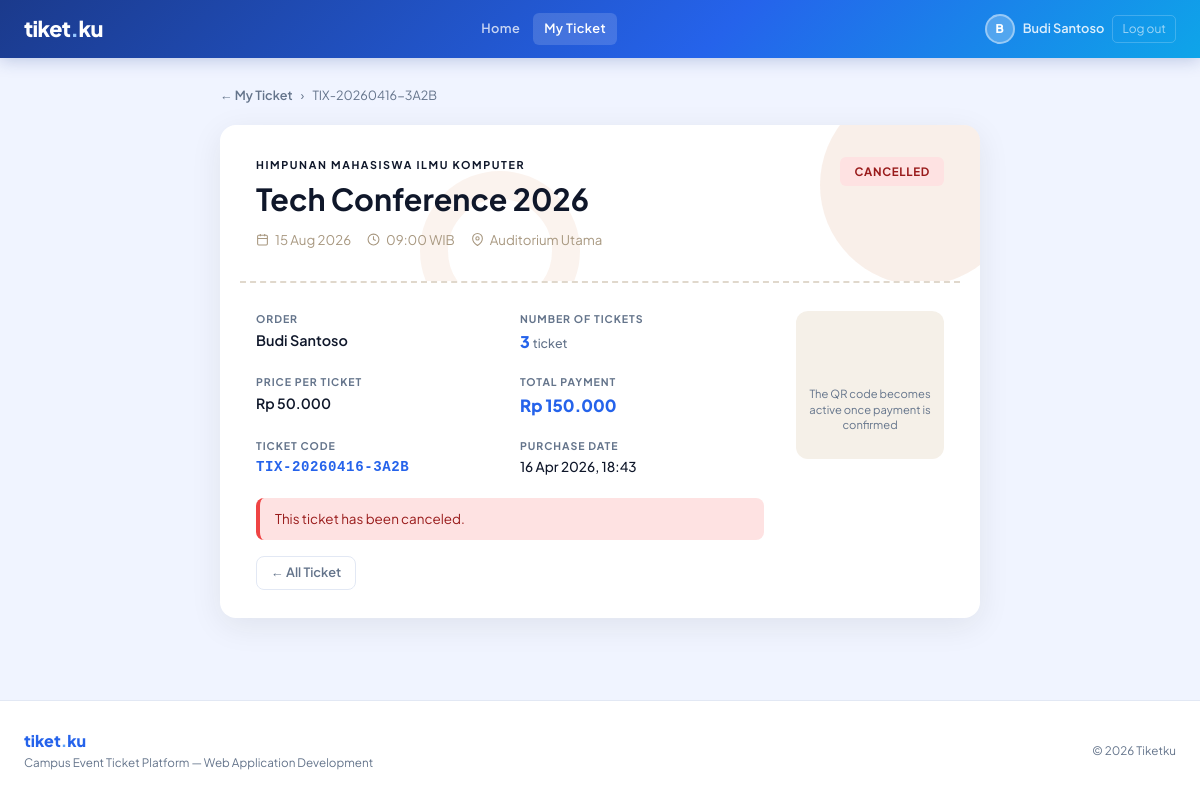
The app's page /public/index.php?controller=ticket&action=detail&id=17 (signed in) with its own data.
### tables this page shows
CREATE TABLE `tickets` (
  `id` int(11) NOT NULL,
  `ticket_code` varchar(50) NOT NULL,
  `purchase_date` datetime DEFAULT current_timestamp(),
  `status` enum('pending','confirmed','cancelled') DEFAULT 'pending',
  `qty` int(11) DEFAULT 1,
  `event_id` int(11) NOT NULL,
  `user_id` int(11) NOT NULL
);

CREATE TABLE `organizers` (
  `id` int(11) NOT NULL,
  `name` varchar(100) NOT NULL,
  `contact_email` varchar(100) DEFAULT NULL
);

CREATE TABLE `events` (
  `id` int(11) NOT NULL,
  `name` varchar(150) NOT NULL,
  `event_date` datetime NOT NULL,
  `venue` varchar(200) DEFAULT NULL,
  `description` text DEFAULT NULL,
  `image_url` varchar(500) DEFAULT NULL,
  `location_detail` varchar(300) DEFAULT NULL,
  `capacity` int(11) DEFAULT 0,
  `price` decimal(10,2) DEFAULT NULL,
  `organizer_id` int(11) NOT NULL,
  `created_at` timestamp NOT NULL DEFAULT current_timestamp()
);

CREATE TABLE `users` (
  `id` int(11) NOT NULL,
  `name` varchar(100) NOT NULL,
  `email` varchar(100) NOT NULL,
  `phone` varchar(20) DEFAULT NULL,
  `password` varchar(255) NOT NULL DEFAULT ''
);

### controllers/TicketController.php (called while the page is built, shortened)
<?php
require_once __DIR__ . '/../models/Ticket.php';
class TicketController {
    private $ticket;
    public function __construct($db) {
        $this->ticket  = new Ticket($db);
    }
    public function detail() {
        $this->ticket->id = $_GET['id'];
        if (!$this->ticket->readOne()) {
            header("Location: /event_ticketing/public/index.php?controller=ticket&action=index");
            exit;
        }
        $ticket = $this->ticket;
        require_once __DIR__ . '/../views/tickets/detail.php';
    }
}
?>

### models/Ticket.php (called while the page is built, shortened)
<?php
class Ticket {
    private $conn;
    private $table_name = "tickets";
    public $id;
    public function __construct($db) {
        $this->conn = $db;
    }
    public function readOne() {
        $query = "SELECT t.*, e.name as event_name, e.event_date, e.venue, e.price,
                         o.name as organizer_name, u.name as user_name
                  FROM " . $this->table_name . " t
                  LEFT JOIN events e     ON t.event_id = e.id
                  LEFT JOIN organizers o ON e.organizer_id = o.id
                  LEFT JOIN users u      ON t.user_id = u.id
                  WHERE t.id = ? LIMIT 0,1";
        $stmt = $this->conn->prepare($query);
        $stmt->bindParam(1, $this->id);
        $stmt->execute();
        $row = $stmt->fetch(PDO::FETCH_ASSOC);
        if ($row) {
            $this->ticket_code    = $row['ticket_code'];
            $this->status         = $row['status'];
            $this->qty            = $row['qty'] ?? 1;
            $this->event_name     = $row['event_name'];
            $this->user_name      = $row['user_name'];
            $this->event_date     = $row['event_date'];
            $this->venue          = $row['venue'];
            $this->price          = $row['price'];
            $this->organizer_name = $row['organizer_name'];
            $this->purchase_date  = $row['purchase_date'];
            return true;
        }
        return false;
    }
}
?>

### views/tickets/detail.php (the view, shortened to what this page needs)
<div style="max-width:760px; margin:0 auto;">
    <div style="display:flex;align-items:center;gap:8px;margin-bottom:20px;font-size:0.79rem;color:var(--muted);">
        <a href="?controller=ticket&action=index" style="color:var(--terracotta);text-decoration:none;font-weight:600;">← My Ticket</a>
        <span>›</span>
        <span><?= htmlspecialchars($ticket->ticket_code) ?></span>
    </div>
    <?php
    $isConfirmed = $ticket->status === 'confirmed';
    $isPending   = $ticket->status === 'pending';
    $isCancelled = $ticket->status === 'cancelled';
    ?>
    <div style="background:white; border-radius:16px; border:1px solid var(--stone-warm); overflow:hidden; box-shadow:0 8px 32px rgba(44,36,22,0.08);">
        <div class="hero-pattern" style="padding:32px 36px; position:relative; overflow:hidden;">
            <div style="position:absolute;right:-40px;top:-40px;width:200px;height:200px;border-radius:50%;background:rgba(196,98,45,0.1);pointer-events:none;"></div>
            <div style="position:absolute;left:200px;bottom:-50px;width:160px;height:160px;border-radius:50%;border:28px solid rgba(196,98,45,0.08);pointer-events:none;"></div>
            <div style="position:relative;z-index:1;display:flex;justify-content:space-between;align-items:flex-start;flex-wrap:wrap;gap:16px;">
                <div>
                    <p style="font-size:0.67rem;font-weight:700;letter-spacing:0.15em;text-transform:uppercase;color:var(--terracotta-light);margin-bottom:8px;"><?= htmlspecialchars($ticket->organizer_name ?? '') ?></p>
                    <h1 style="font-size:1.9rem;font-weight:700;color:var(--ink);line-height:1.2;margin-bottom:12px;"><?= htmlspecialchars($ticket->event_name) ?></h1>
                    <div style="display:flex;flex-wrap:wrap;gap:16px;">
                        <div style="display:flex;align-items:center;gap:6px;color:#A89880;font-size:0.83rem;">
                            <svg width="13" height="13" viewBox="0 0 24 24" fill="none" stroke="currentColor" stroke-width="2"><rect x="3" y="4" width="18" height="18" rx="2"/><line x1="16" y1="2" x2="16" y2="6"/><line x1="8" y1="2" x2="8" y2="6"/><line x1="3" y1="10" x2="21" y2="10"/></svg>
                            <?= date('d M Y', strtotime($ticket->event_date)) ?>
                        </div>
                        <div style="display:flex;align-items:center;gap:6px;color:#A89880;font-size:0.83rem;">
                            <svg width="13" height="13" viewBox="0 0 24 24" fill="none" stroke="currentColor" stroke-width="2"><circle cx="12" cy="12" r="10"/><polyline points="12 6 12 12 16 14"/></svg>
                            <?= date('H:i', strtotime($ticket->event_date)) ?> WIB
                        </div>
                        <div style="display:flex;align-items:center;gap:6px;color:#A89880;font-size:0.83rem;">
                            <svg width="13" height="13" viewBox="0 0 24 24" fill="none" stroke="currentColor" stroke-width="2"><path d="M21 10c0 7-9 13-9 13s-9-6-9-13a9 9 0 0118 0z"/><circle cx="12" cy="10" r="3"/></svg>
                            <?= htmlspecialchars($ticket->venue ?? '') ?>
                        </div>
                    </div>
                </div>
                <?php
                $sc = ['pending'=>['#FEF3C7','#92400E'],'confirmed'=>['#D1FAE5','#065F46'],'cancelled'=>['#FEE2E2','#991B1B']][$ticket->status] ?? ['#F3F4F6','#374151'];
                ?>
                <span style="background:<?= $sc[0] ?>;color:<?= $sc[1] ?>;font-size:0.72rem;font-weight:700;padding:6px 14px;border-radius:6px;letter-spacing:0.06em;text-transform:uppercase;align-self:flex-start;">
                    <?= strtoupper($ticket->status) ?>
                </span>
            </div>
        </div>
        <div style="border-top:2px dashed #E0D8CC;margin:0 20px;position:relative;">
            <div style="position:absolute;left:-28px;top:-12px;width:24px;height:24px;border-radius:50%;background:var(--cream);border:1px solid var(--stone-warm);"></div>
            <div style="position:absolute;right:-28px;top:-12px;width:24px;height:24px;border-radius:50%;background:var(--cream);border:1px solid var(--stone-warm);"></div>
        </div>
        <div style="padding:28px 36px;">
            <div style="display:flex;gap:32px;flex-wrap:wrap;align-items:flex-start;">
                <div style="flex:1;min-width:200px;">
                    <div style="display:grid;grid-template-columns:1fr 1fr;gap:20px;margin-bottom:20px;">
                        <div>
                            <p style="font-size:0.66rem;font-weight:700;letter-spacing:0.09em;text-transform:uppercase;color:var(--muted);margin-bottom:3px;">Order</p>
                            <p style="font-weight:600;color:var(--charcoal);font-size:0.9rem;"><?= htmlspecialchars($ticket->user_name) ?></p>
                        </div>
                        <div>
                            <p style="font-size:0.66rem;font-weight:700;letter-spacing:0.09em;text-transform:uppercase;color:var(--muted);margin-bottom:3px;">Number of Tickets</p>
                            <p style="font-weight:800;color:var(--blue-mid);font-size:1rem;"><?= $ticket->qty ?? 1 ?> <span style="font-size:0.78rem;font-weight:500;color:var(--muted);">ticket</span></p>
                        </div>
                        <div>
                            <p style="font-size:0.66rem;font-weight:700;letter-spacing:0.09em;text-transform:uppercase;color:var(--muted);margin-bottom:3px;">Price per Ticket</p>
                            <p style="font-weight:600;color:var(--ink);font-size:0.88rem;">Rp <?= number_format($ticket->price, 0, ',', '.') ?></p>
                        </div>
                        <div>
                            <p style="font-size:0.66rem;font-weight:700;letter-spacing:0.09em;text-transform:uppercase;color:var(--muted);margin-bottom:3px;">Total Payment</p>
                            <p style="font-family:'Plus Jakarta Sans',sans-serif;font-weight:800;color:var(--blue-mid);font-size:1.05rem;">Rp <?= number_format($ticket->price * ($ticket->qty ?? 1), 0, ',', '.') ?></p>
                        </div>
                        <div>
                            <p style="font-size:0.66rem;font-weight:700;letter-spacing:0.09em;text-transform:uppercase;color:var(--muted);margin-bottom:3px;">Ticket Code</p>
                            <p style="font-family:monospace;font-weight:700;color:var(--blue-mid);font-size:0.88rem;letter-spacing:0.04em;"><?= htmlspecialchars($ticket->ticket_code) ?></p>
                        </div>
                        <div>
                            <p style="font-size:0.66rem;font-weight:700;letter-spacing:0.09em;text-transform:uppercase;color:var(--muted);margin-bottom:3px;">Purchase Date</p>
                            <p style="font-weight:500;color:var(--ink);font-size:0.85rem;"><?= date('d M Y, H:i', strtotime($ticket->purchase_date ?? 'now')) ?></p>
                        </div>
                    </div>
                    <?php if ($isPending): ?>
                    <div class="alert-info" style="margin-bottom:16px;">
                        <strong>Waiting for verification.</strong> The admin will confirm your payment shortly.
                    </div>
                    <?php elseif ($isCancelled): ?>
                    <div class="alert-error" style="margin-bottom:16px;">
                        This ticket has been canceled.
                    </div>
                    <?php endif; ?>
                    <div style="display:flex;gap:8px;flex-wrap:wrap;">
                        <a href="?controller=ticket&action=index" class="btn-ghost" style="font-size:0.8rem;padding:6px 14px;">← All Ticket</a>
                    </div>
                </div>
                <div style="display:flex;flex-direction:column;align-items:center;gap:10px;flex-shrink:0;">
                    <?php if ($isConfirmed): ?>
                    <div style="background:white;border:2px solid var(--stone-warm);border-radius:12px;padding:14px;">
                        <div id="qrcode"></div>
                    </div>
                    <p style="font-size:0.7rem;color:var(--muted);text-align:center;max-width:140px;line-height:1.4;">Scan this QR code to access the event</p>
                    <?php else: ?>
                    <div style="width:148px;height:148px;background:#F5F0E8;border:2px dashed var(--stone-warm);border-radius:12px;display:flex;flex-direction:column;align-items:center;justify-content:center;gap:8px;">
                        <svg width="40" height="40" viewBox="0 0 24 24" fill="none" stroke="var(--stone-warm)" stroke-width="1.5"><rect x="3" y="3" width="7" height="7"/><rect x="14" y="3" width="7" height="7"/><rect x="3" y="14" width="7" height="7"/><path d="M21 21v-7m0 0h-7m7 0l-7-7"/></svg>
                        <p style="font-size:0.7rem;color:var(--muted);text-align:center;padding:0 10px;line-height:1.4;">The QR code becomes active once payment is confirmed</p>
                    </div>
                    <?php endif; ?>
                </div>
            </div>
        </div>
    </div>
</div>
<?php $content = ob_get_clean(); require_once __DIR__ . '/../layouts/main.php'; ?>

### views/layouts/main.php (style rules this page uses)
:root { --white: #FFFFFF; --bg: #F0F4FF; --bg-card: #FFFFFF; --border: #E2E8F4; --blue-deep: #1B3A8C; --blue-mid: #2563EB; --blue-soft: #3B82F6; --blue-light: #60A5FA; --blue-pale: #DBEAFE; --blue-xpale: #EFF6FF; --cyan: #0EA5E9; --ink: #0F172A; --ink-soft: #334155; --muted: #64748B; --muted-light: #94A3B8; --success: #10B981; --warning: #F59E0B; --danger: #EF4444; --grad-main: linear-gradient(135deg, #1B3A8C 0%, #2563EB 60%, #0EA5E9 100%); --grad-card: linear-gradient(135deg, #1e40af 0%, #3b82f6 100%); --shadow-blue: 0 4px 20px rgba(37,99,235,0.18); --shadow-card: 0 2px 16px rgba(15,23,42,0.07); }
*, *::before, *::after { box-sizing: border-box; margin: 0; padding: 0; }
html { height: 100%; }
body { font-family: 'Plus Jakarta Sans', sans-serif; background: var(--bg); color: var(--ink); min-height: 100vh; display: flex; flex-direction: column; }
.btn-ghost { background: transparent; color: var(--muted); padding: 0.55rem 1.3rem; border-radius: 8px; font-weight: 600; font-size: 0.84rem; border: 1.5px solid var(--border); text-decoration: none; display: inline-flex; align-items: center; gap: 6px; transition: all 0.18s; }
.alert-error { background: #FEE2E2; border-left: 4px solid var(--danger); color: #991B1B; padding: 11px 15px; border-radius: 8px; font-size: 0.84rem; }

### records on screen
tickets: ticket_code "TIX-20260416-3A2B", organizers.name "HIMPUNAN MAHASISWA ILMU KOMPUTER", event.name "Tech Conference 2026", event.event_date "15 Aug 2026", event.event_date "09:00", event.venue "Auditorium Utama", status "CANCELLED", user.name "Budi Santoso", qty "3", event.price "50.000", $ticket->price * ($ticket->qty ?? 1) "150.000", purchase_date "16 Apr 2026, 18:43"

### other values on screen
substr($_SESSION['user_name'] ?? 'U', 0, 1) "B"
$_SESSION['user_name'] "Budi Santoso"
